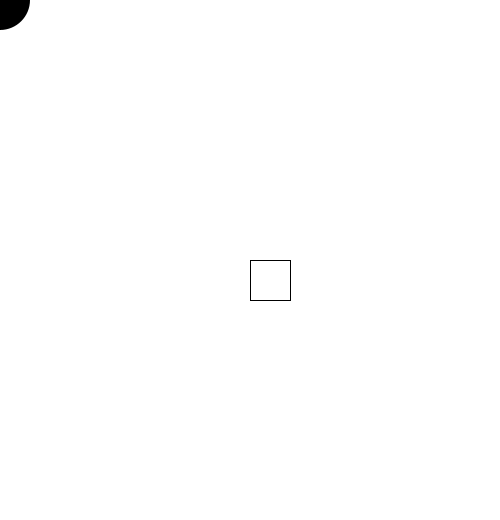
Frame 1 (no input)
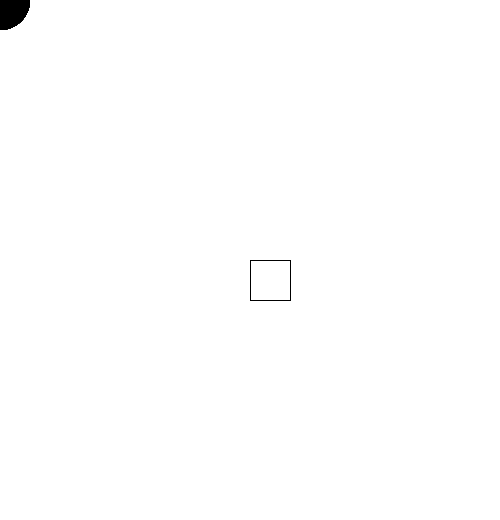
Frame 60 (the mouse pressed at the canvas centre just before this capture)
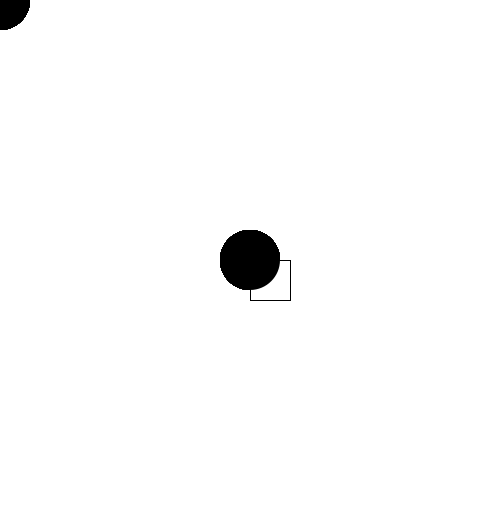
Frame 120 (the mouse held since frame 60 and released just before this capture)

The Processing sketch that drew these frames (run headless with seeded random() and noise(); from frame 60 on, the mouse is pressed at the canvas centre):

// Processing sketch: processing_66811
// ── processing_66811.pde

int moveY;
int moveX;

int valueR = 0;
int valueG = 0;
int valueB = 0;

void setup(){
  size(500, 520);
  smooth();
  background(255);
 frameRate(120); 

  moveX = width/2;
  moveY = height/2;
}

void draw(){  
//eraser-rectangle


  fill(255);
  stroke(0);
  rect (moveX,moveY,40,40);
  
//drawingEllipse
  fill(valueR,valueB,valueG);
  noStroke();
  ellipse(mouseX,mouseY,60,60);

}

void keyPressed() {
  if (key == 'a') {
    moveX-=20;
  }  
  else if (key =='d') {
    moveX+=20;
  }
  
    else if (key =='s') {
    moveY+=20;
  }
  
      else if (key =='w') {
    moveY-=20;
  }
  
        else if (key =='r') {
    valueR=255;
  }
        else if (key =='g') {
    valueG=255;
  }
        else if (key =='b') {
    valueB=255;
  }
  
          else if (key =='t') {
    valueR=0;
  }
        else if (key =='h') {
    valueG=0;
  }
        else if (key =='n') {
    valueB=0;
  }
} 
